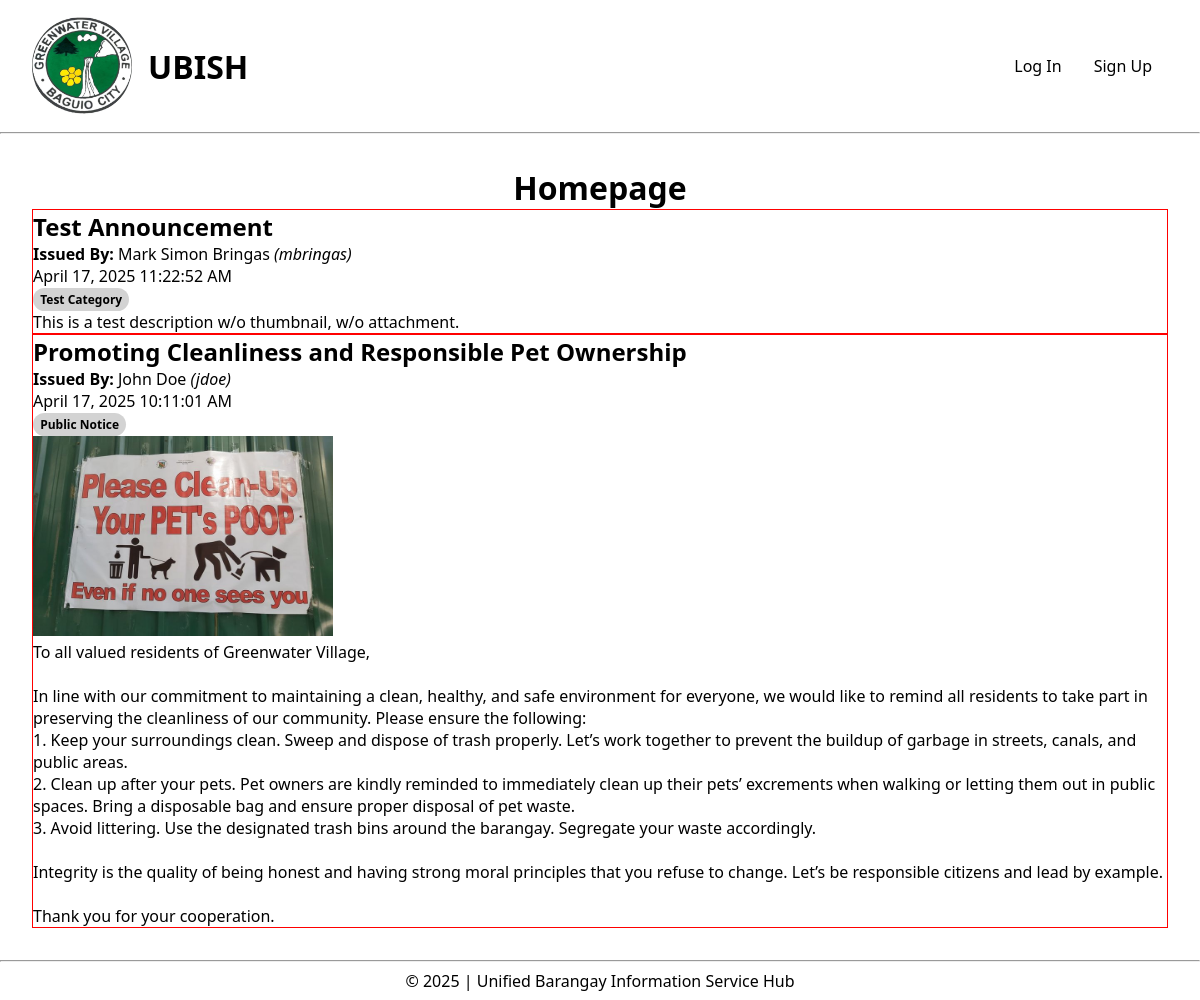
The page / on the database its author committed.
### tables this page shows
CREATE TABLE `announcements` (
  `announcement_id` int(11) NOT NULL,
  `title` varchar(255) NOT NULL,
  `body` text NOT NULL,
  `privacy` varchar(7) NOT NULL,
  `category` varchar(100) NOT NULL,
  `author_id` int(11) NOT NULL,
  `post_date` datetime DEFAULT current_timestamp(),
  `thumbnail` varchar(255) DEFAULT NULL
);

CREATE TABLE `employee_details` (
  `emp_id` int(11) NOT NULL,
  `first_name` varchar(255) NOT NULL,
  `middle_name` varchar(255) NOT NULL,
  `last_name` varchar(255) NOT NULL,
  `date_of_birth` date NOT NULL,
  `sex` varchar(1) NOT NULL,
  `address` text NOT NULL,
  `religion` varchar(100) NOT NULL,
  `civil_status` varchar(20) NOT NULL,
  `legislature` varchar(100) NOT NULL,
  `access_level` tinyint(4) NOT NULL,
  `phone_no` varchar(11) NOT NULL,
  `picture` varchar(255) NOT NULL
);

### config/dbfetch_public.php (called while the page is built)
<?php
    include 'config/dbconfig.php';
    try {
        $publicAnnouncementQuery = "  SELECT A.*, L.username, E.first_name, E.middle_name, E.last_name FROM announcements AS A
                    JOIN login_details AS L ON A.author_id = L.user_id
                    JOIN employee_details AS E ON L.emp_id = E.emp_id
                    WHERE A.privacy = 'Public'
                    ORDER BY A.post_date DESC
        ";
        $publicAnnouncement = $pdo->query($publicAnnouncementQuery);
        $publicAnnouncementDetails = $publicAnnouncement->fetchAll();
    } catch (PDOException $e) {
        error_log($e->getMessage());
        echo "<script>console.log('Error fetching public announcements.');</script>";
        $publicAnnouncements = array();
    }
?>

### index.php (the view, shortened to what this page needs)
<?php
    include 'config/dbconfig.php';
    include 'config/dbfetch_public.php';
?>
<!DOCTYPE html>
<html lang="en">
<head>
    <link rel="stylesheet" href="assets/css/style.css">
</head>
<body>
    <header>
        <div class="navigation">
            <div class="logo">
                <img src="assets/img/greenwater-village-logo.jpg" alt="Greenwater Village Logo">
                <h1>UBISH</h1>
            </div>
            <nav>
                <ul>
                    <li>
                        <a href="pages/account/login.php">Log In</a>
                    </li>
                    <li>
                        <a href="pages/account/register.php">Sign Up</a>
                    </li>
                </ul>
            </nav>
        </div>
        <hr>
    </header>
    <main>
        <?php echo "<center><h1>Homepage</h1></center>" ?>
        <div class="dashboard-announcements">
            <?php
                if (count($publicAnnouncementDetails) < 1) {
                    echo "<p><center>No announcements.</center></p>";
                } else {
                    foreach ($publicAnnouncementDetails as $ann) {
            ?>
                        <div class="announcement-card" style="border: 1px solid red;">
                            <h2><?php echo $ann['title']; ?></h2>
                            <p>
                                <strong>Issued By:</strong>&nbsp;<?php echo $ann['first_name'] . ' ' . $ann['last_name']; ?>
                                <i>(<?php echo $ann['username']; ?>)</i>
                            </p>
                            <p><?php echo date("F j, Y g:i:s A", strtotime($ann['post_date'])); ?></p>
                            <p id="badge"><?php echo $ann['category'] ?></p><br>
                            <?php
                                if (!empty($ann['thumbnail'])) {
                            ?>
                                    <img src="<?php echo str_replace('../', '', $ann['thumbnail']); ?>" alt="thumbnail_<?php echo $ann['announcement_id']; ?>" id="announcementThumbnail">
                            <?php
                                }
                            ?>
                            <p><?php echo nl2br(htmlspecialchars($ann['body'])); ?></p>
                        </div>
            <?php
                    }
            }
            ?>
        </div>
    </main>
    <footer>
        <hr>
        <p><?php echo "&copy; " . date('Y') . " | Unified Barangay Information Service Hub"; ?></p>
    </footer>
</body>
</html>

### assets/css/style.css (style rules this page uses)
* { margin: 0; padding: 0; box-sizing: border-box; font-family: 'Segoe UI', Tahoma, Geneva, Verdana, sans-serif; }
body { display: grid; grid-template-rows: auto 1fr auto; min-height: 100vh; }
.navigation { display: flex; align-items: center; justify-content: space-between; margin: 16px 32px; }
.logo { display: flex; align-items: center; justify-content: center; text-align: center; }
.logo h1 { padding-left: 16px; }
.logo img { display: block; width: 100px; height: 100px; border-radius: 50%; object-fit: cover; }
nav ul { display: flex; align-items: center; justify-content: center; }
nav ul li { padding: 0 16px; list-style-type:none; }
nav ul li a { text-decoration: none; color: black; }
main { margin: 32px; }
footer p { text-align: center; padding: 8px; }

### index.php (style rules this page uses)
img#announcementThumbnail { aspect-ratio: 3 / 2; width: 100%; max-width: 300px; overflow: hidden; }
p#badge { display: inline-block; padding: 0.25em 0.6em; font-size: 0.75rem; font-weight: bold; background-color: lightgray; border-radius: 999px; text-align: center; vertical-align: middle; white-space: nowrap; }

### rows shown on the page
announcements: title "Test Announcement", employee_details.first_name "Mark Simon", employee_details.last_name "Bringas", author.username "mbringas", post_date "April 17, 2025 11:22:52 AM", category "Test Category", body "This is a test description w/o thumbnail, w/o attachment."
announcements: title "Promoting Cleanliness and Responsible Pet Ownership", employee_details.first_name "John", employee_details.last_name "Doe", author.username "jdoe", post_date "April 17, 2025 10:11:01 AM", category "Public Notice", thumbnail (picture), body "To all valued residents of Greenwater Village, In line with our commitment to maintaining a clean, healthy, and safe environment for everyone, we would like to remind all residents to take part in preserving the cleanliness of our community. Please ensure the following: 1. Keep your surroundings clean. Sweep and dispose of trash properly. Let’s work together to prevent the buildup of garbage in streets, canals, and public areas. 2. Clean up after your pets. Pet owners are kindly reminded to immediately clean up their pets’ excrements when walking or letting them out in public spaces. Bring a disposable bag and ensure proper disposal of pet waste. 3. Avoid littering. Use the designated trash…"
